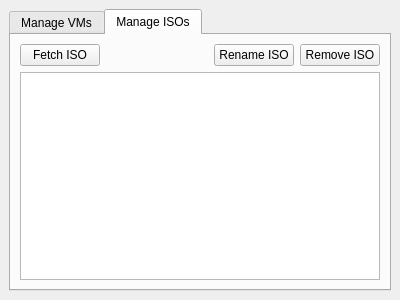
<?xml version="1.0" encoding="UTF-8"?>
<ui version="4.0">
 <class>iohyve_ui</class>
 <widget class="QWidget" name="iohyve_ui">
  <property name="geometry">
   <rect>
    <x>0</x>
    <y>0</y>
    <width>400</width>
    <height>300</height>
   </rect>
  </property>
  <property name="windowTitle">
   <string>Form</string>
  </property>
  <layout class="QVBoxLayout" name="verticalLayout">
   <property name="leftMargin">
    <number>0</number>
   </property>
   <property name="topMargin">
    <number>0</number>
   </property>
   <property name="rightMargin">
    <number>0</number>
   </property>
   <property name="bottomMargin">
    <number>0</number>
   </property>
   <item>
    <widget class="QStackedWidget" name="stackedWidget">
     <property name="currentIndex">
      <number>1</number>
     </property>
     <widget class="QWidget" name="page_setup">
      <layout class="QVBoxLayout" name="verticalLayout_2">
       <item>
        <widget class="QGroupBox" name="groupBox">
         <property name="title">
          <string>Initial Setup Required</string>
         </property>
         <layout class="QVBoxLayout" name="verticalLayout_3">
          <item>
           <layout class="QFormLayout" name="formLayout">
            <property name="labelAlignment">
             <set>Qt::AlignRight|Qt::AlignTrailing|Qt::AlignVCenter</set>
            </property>
            <item row="0" column="0">
             <widget class="QLabel" name="label_3">
              <property name="text">
               <string>ZFS Pool:</string>
              </property>
             </widget>
            </item>
            <item row="1" column="0">
             <widget class="QLabel" name="label_2">
              <property name="text">
               <string>Network Interface:</string>
              </property>
             </widget>
            </item>
            <item row="0" column="1">
             <widget class="QComboBox" name="combo_zpool"/>
            </item>
            <item row="1" column="1">
             <widget class="QComboBox" name="combo_nic"/>
            </item>
           </layout>
          </item>
          <item>
           <layout class="QHBoxLayout" name="horizontalLayout">
            <item>
             <spacer name="horizontalSpacer">
              <property name="orientation">
               <enum>Qt::Horizontal</enum>
              </property>
              <property name="sizeHint" stdset="0">
               <size>
                <width>40</width>
                <height>20</height>
               </size>
              </property>
             </spacer>
            </item>
            <item>
             <widget class="QPushButton" name="push_setup">
              <property name="text">
               <string>Initialize iohyve</string>
              </property>
             </widget>
            </item>
            <item>
             <spacer name="horizontalSpacer_2">
              <property name="orientation">
               <enum>Qt::Horizontal</enum>
              </property>
              <property name="sizeHint" stdset="0">
               <size>
                <width>40</width>
                <height>20</height>
               </size>
              </property>
             </spacer>
            </item>
           </layout>
          </item>
         </layout>
        </widget>
       </item>
       <item>
        <spacer name="verticalSpacer">
         <property name="orientation">
          <enum>Qt::Vertical</enum>
         </property>
         <property name="sizeHint" stdset="0">
          <size>
           <width>20</width>
           <height>40</height>
          </size>
         </property>
        </spacer>
       </item>
      </layout>
     </widget>
     <widget class="QWidget" name="page_vms">
      <layout class="QVBoxLayout" name="verticalLayout_4">
       <item>
        <widget class="QTabWidget" name="tabWidget">
         <property name="currentIndex">
          <number>1</number>
         </property>
         <widget class="QWidget" name="tab_vm">
          <attribute name="icon">
           <iconset resource="../../icons/icons.qrc">
            <normaloff>:/icons/black/inboxes.svg</normaloff>:/icons/black/inboxes.svg</iconset>
          </attribute>
          <attribute name="title">
           <string>Manage VMs</string>
          </attribute>
          <layout class="QVBoxLayout" name="verticalLayout_5">
           <item>
            <layout class="QHBoxLayout" name="horizontalLayout_2">
             <item>
              <widget class="QPushButton" name="push_vm_start">
               <property name="toolTip">
                <string>Start selected VM</string>
               </property>
               <property name="statusTip">
                <string>Start selected Virtual Machine</string>
               </property>
               <property name="text">
                <string>Start VM</string>
               </property>
               <property name="icon">
                <iconset resource="../../icons/icons.qrc">
                 <normaloff>:/icons/black/media-play.svg</normaloff>:/icons/black/media-play.svg</iconset>
               </property>
              </widget>
             </item>
             <item>
              <widget class="QPushButton" name="push_vm_stop">
               <property name="toolTip">
                <string>Stop VM</string>
               </property>
               <property name="statusTip">
                <string>Stop Selected Virtual Machine</string>
               </property>
               <property name="text">
                <string>Stop VM</string>
               </property>
               <property name="icon">
                <iconset resource="../../icons/icons.qrc">
                 <normaloff>:/icons/black/media-pause.svg</normaloff>:/icons/black/media-pause.svg</iconset>
               </property>
              </widget>
             </item>
             <item>
              <spacer name="horizontalSpacer_3">
               <property name="orientation">
                <enum>Qt::Horizontal</enum>
               </property>
               <property name="sizeHint" stdset="0">
                <size>
                 <width>40</width>
                 <height>20</height>
                </size>
               </property>
              </spacer>
             </item>
             <item>
              <widget class="QPushButton" name="push_vm_create">
               <property name="toolTip">
                <string>Create a VM</string>
               </property>
               <property name="statusTip">
                <string>Create a new Virtual Machine</string>
               </property>
               <property name="text">
                <string>Create VM</string>
               </property>
               <property name="icon">
                <iconset resource="../../icons/icons.qrc">
                 <normaloff>:/icons/black/plus.svg</normaloff>:/icons/black/plus.svg</iconset>
               </property>
              </widget>
             </item>
            </layout>
           </item>
           <item>
            <widget class="QTreeWidget" name="tree_vms">
             <property name="sortingEnabled">
              <bool>true</bool>
             </property>
             <property name="allColumnsShowFocus">
              <bool>true</bool>
             </property>
             <column>
              <property name="text">
               <string>Name</string>
              </property>
             </column>
             <column>
              <property name="text">
               <string>VMM</string>
              </property>
             </column>
             <column>
              <property name="text">
               <string>Running</string>
              </property>
             </column>
             <column>
              <property name="text">
               <string>rcboot</string>
              </property>
             </column>
             <column>
              <property name="text">
               <string>Description</string>
              </property>
             </column>
            </widget>
           </item>
          </layout>
         </widget>
         <widget class="QWidget" name="tab_iso">
          <attribute name="icon">
           <iconset resource="../../icons/icons.qrc">
            <normaloff>:/icons/black/inbox-download.svg</normaloff>:/icons/black/inbox-download.svg</iconset>
          </attribute>
          <attribute name="title">
           <string>Manage ISOs</string>
          </attribute>
          <layout class="QVBoxLayout" name="verticalLayout_6">
           <item>
            <layout class="QHBoxLayout" name="horizontalLayout_3">
             <item>
              <widget class="QPushButton" name="push_iso_fetch">
               <property name="toolTip">
                <string>Fetch an ISO</string>
               </property>
               <property name="statusTip">
                <string>Fetch an OS Image </string>
               </property>
               <property name="text">
                <string>Fetch ISO</string>
               </property>
               <property name="icon">
                <iconset resource="../../icons/icons.qrc">
                 <normaloff>:/icons/black/download.svg</normaloff>:/icons/black/download.svg</iconset>
               </property>
              </widget>
             </item>
             <item>
              <spacer name="horizontalSpacer_4">
               <property name="orientation">
                <enum>Qt::Horizontal</enum>
               </property>
               <property name="sizeHint" stdset="0">
                <size>
                 <width>40</width>
                 <height>20</height>
                </size>
               </property>
              </spacer>
             </item>
             <item>
              <widget class="QPushButton" name="push_iso_rename">
               <property name="toolTip">
                <string>Rename ISO</string>
               </property>
               <property name="statusTip">
                <string>Rename selected OS Image</string>
               </property>
               <property name="text">
                <string>Rename ISO</string>
               </property>
               <property name="icon">
                <iconset resource="../../icons/icons.qrc">
                 <normaloff>:/icons/black/fonts.svg</normaloff>:/icons/black/fonts.svg</iconset>
               </property>
              </widget>
             </item>
             <item>
              <widget class="QPushButton" name="push_iso_remove">
               <property name="toolTip">
                <string>Remove ISO</string>
               </property>
               <property name="statusTip">
                <string>Removed selected OS Image</string>
               </property>
               <property name="text">
                <string>Remove ISO</string>
               </property>
               <property name="icon">
                <iconset resource="../../icons/icons.qrc">
                 <normaloff>:/icons/black/cancel.svg</normaloff>:/icons/black/cancel.svg</iconset>
               </property>
              </widget>
             </item>
            </layout>
           </item>
           <item>
            <widget class="QTreeWidget" name="tree_iso">
             <property name="sortingEnabled">
              <bool>true</bool>
             </property>
             <attribute name="headerVisible">
              <bool>false</bool>
             </attribute>
             <column>
              <property name="text">
               <string notr="true">1</string>
              </property>
             </column>
            </widget>
           </item>
          </layout>
         </widget>
        </widget>
       </item>
      </layout>
     </widget>
    </widget>
   </item>
  </layout>
 </widget>
 <resources>
  <include location="../../icons/icons.qrc"/>
 </resources>
 <connections/>
</ui>
